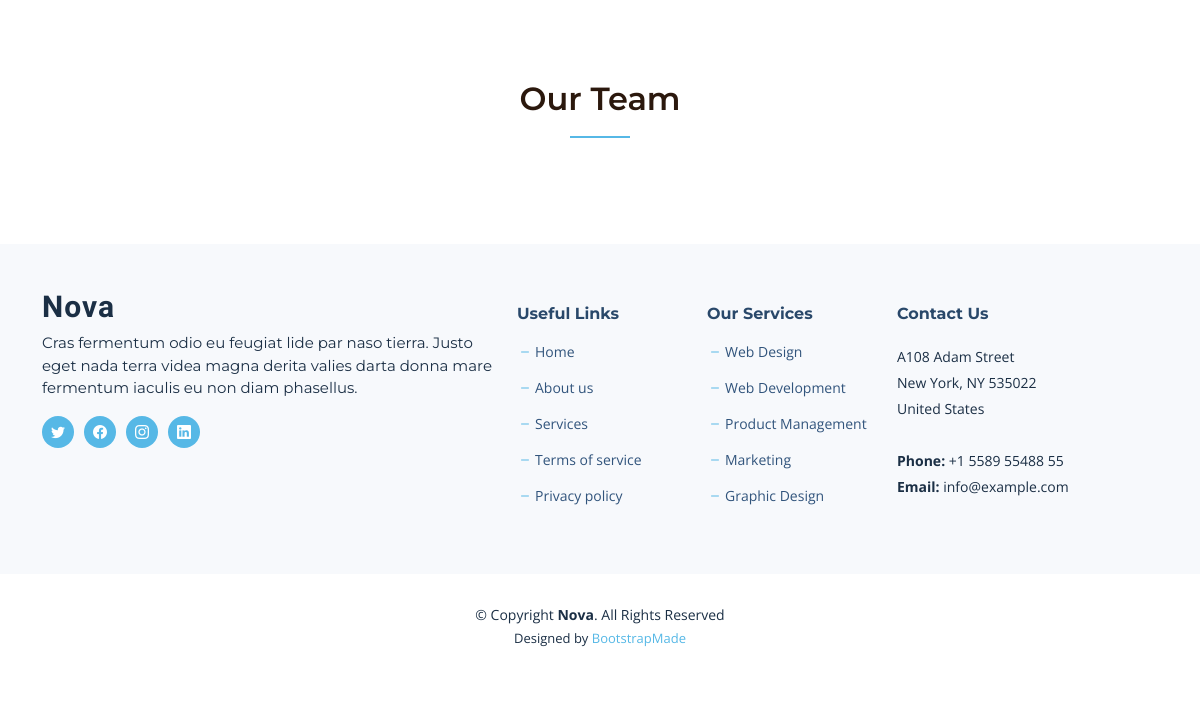
Before: /team/ with the older database file.
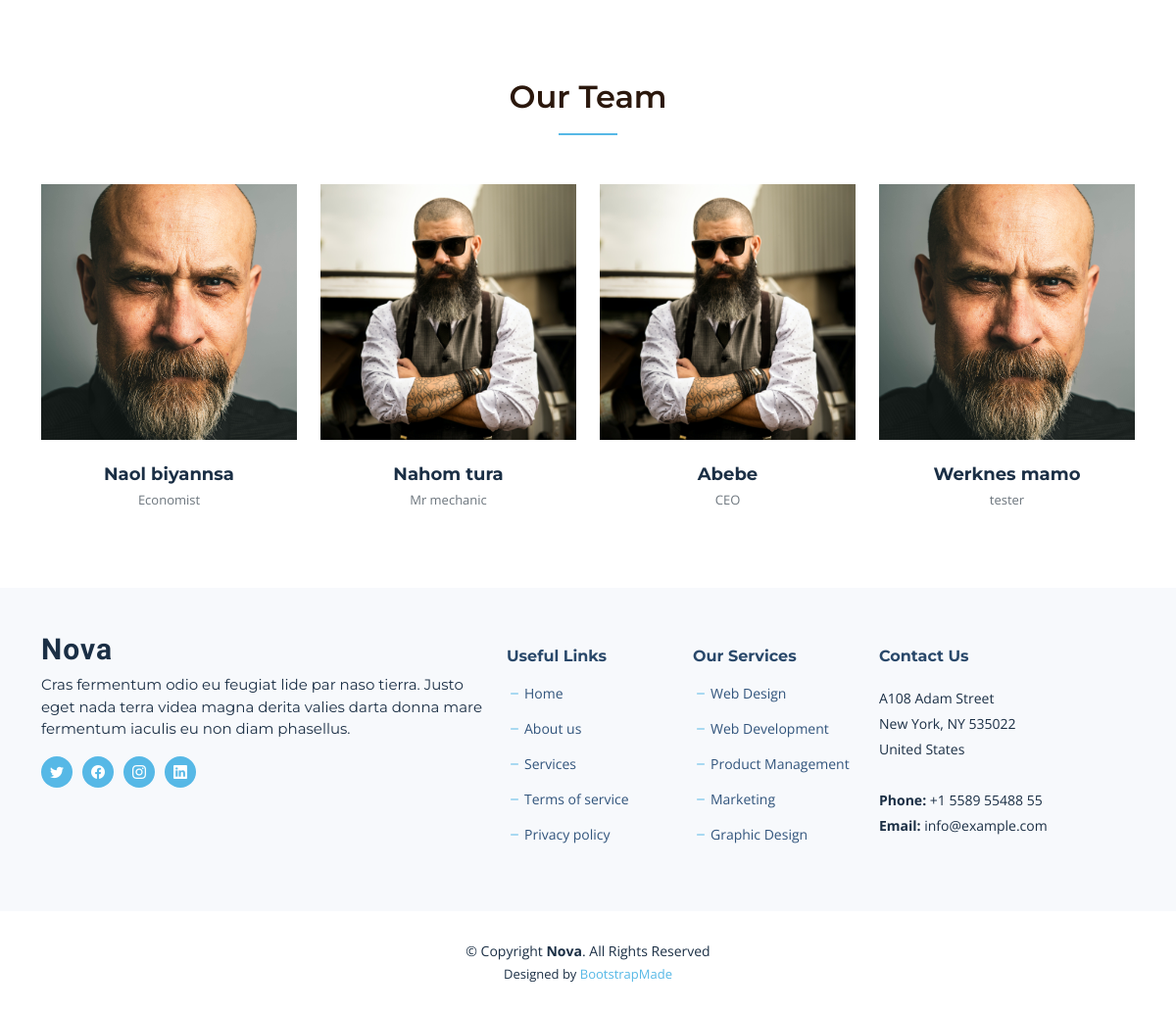
After: the same page with the newer database file.
### my_app/models.py (models this page shows, shortened)
class Team_model(models.Model):
    image = models.ImageField(blank=True, null=True, upload_to='team/')
    name = models.CharField(max_length=50)
    position = models.CharField(max_length=100,blank=True, null=True)
    twitter = models.CharField(max_length=100,blank=True, null=True)
    facebook = models.CharField(max_length=100,blank=True, null=True)
    instagram = models.CharField(max_length=100,blank=True, null=True)
    linkedin = models.CharField(max_length=100,blank=True, null=True)

### my_app/views.py (the view)
# urls.py: path('team/', Team_view , name = 'team_url'),
def Team_view(request):
    return render (request,'team.html')

### my_app/context_processors.py (called while the page is built)
def why_choose_us_cp(request):
    why_choose_us_data = Why_choose_us_model.objects.all()
    return {'why_choose_us_cp': why_choose_us_data}

def About_cp(request):
    About_data = About_model.objects.first()
    return {'About_cp': About_data}

def service_cp(request):
    service_data = Service_model.objects.all()
    return {'service_cp': service_data}

def team_cp(request):
    team_data = Team_model.objects.all()
    return {'team_cp': team_data}

### my_app/templates/team.html (shortened to what this page needs)
{% extends 'base.html' %}
{% load static %}
{% block content %}
    {% include 'team_section.html' %}
{% endblock %}

### my_app/templates/base.html (shortened to what this page needs)
{% load static %}
<!DOCTYPE html>
<html lang="en">
<head>
<link href="{% static 'assets/vendor/bootstrap/css/bootstrap.min.css' %}" rel="stylesheet">
<link href="{% static 'assets/vendor/bootstrap-icons/bootstrap-icons.css' %}" rel="stylesheet">
<link href="{% static 'assets/vendor/aos/aos.css' %}" rel="stylesheet">
<link href="{% static 'assets/vendor/glightbox/css/glightbox.min.css' %}" rel="stylesheet">
<link href="{% static 'assets/vendor/swiper/swiper-bundle.min.css' %}" rel="stylesheet">
<link href="{% static 'assets/vendor/remixicon/remixicon.css' %}" rel="stylesheet">
<link href="{% static 'assets/css/main.css' %}" rel="stylesheet">
</head>
<body class="page-about">
  <header id="header" class="header d-flex align-items-center fixed-top">
    <div class="container-fluid container-xl d-flex align-items-center justify-content-between">
      <a href="index.html" class="logo d-flex align-items-center">
        <h1 class="d-flex align-items-center">Nova</h1>
      </a>
      <i class="mobile-nav-toggle mobile-nav-show bi bi-list"></i>
    </div>
  </header>
      <main id="main">
        {% block content %}{% endblock %}
      </main>
  <footer id="footer" class="footer">
    <div class="footer-content">
      <div class="container">
        <div class="row gy-4">
          <div class="col-lg-5 col-md-12 footer-info">
            <a href="index.html" class="logo d-flex align-items-center">
              <span>Nova</span>
            </a>
            <p>Cras fermentum odio eu feugiat lide par naso tierra. Justo eget nada terra videa magna derita valies darta donna mare fermentum iaculis eu non diam phasellus.</p>
            <div class="social-links d-flex  mt-3">
              <a href="#" class="twitter"><i class="bi bi-twitter"></i></a>
              <a href="#" class="facebook"><i class="bi bi-facebook"></i></a>
              <a href="#" class="instagram"><i class="bi bi-instagram"></i></a>
              <a href="#" class="linkedin"><i class="bi bi-linkedin"></i></a>
            </div>
          </div>
          <div class="col-lg-2 col-6 footer-links">
            <h4>Useful Links</h4>
            <ul>
              <li><i class="bi bi-dash"></i> <a href="#">Home</a></li>
              <li><i class="bi bi-dash"></i> <a href="#">About us</a></li>
              <li><i class="bi bi-dash"></i> <a href="#">Services</a></li>
              <li><i class="bi bi-dash"></i> <a href="#">Terms of service</a></li>
              <li><i class="bi bi-dash"></i> <a href="#">Privacy policy</a></li>
            </ul>
          </div>
          <div class="col-lg-2 col-6 footer-links">
            <h4>Our Services</h4>
            <ul>
              <li><i class="bi bi-dash"></i> <a href="#">Web Design</a></li>
              <li><i class="bi bi-dash"></i> <a href="#">Web Development</a></li>
              <li><i class="bi bi-dash"></i> <a href="#">Product Management</a></li>
              <li><i class="bi bi-dash"></i> <a href="#">Marketing</a></li>
              <li><i class="bi bi-dash"></i> <a href="#">Graphic Design</a></li>
            </ul>
          </div>
          <div class="col-lg-3 col-md-12 footer-contact text-center text-md-start">
            <h4>Contact Us</h4>
            <p>
              A108 Adam Street <br>
              New York, NY 535022<br>
              United States <br><br>
              <strong>Phone:</strong> +1 5589 55488 55<br>
              <strong>Email:</strong> info@example.com<br>
            </p>
          </div>
        </div>
      </div>
    </div>
    <div class="footer-legal">
      <div class="container">
        <div class="copyright">
          &copy; Copyright <strong><span>Nova</span></strong>. All Rights Reserved
        </div>
        <div class="credits">
          Designed by <a href="https://bootstrapmade.com/">BootstrapMade</a>
        </div>
      </div>
    </div>
  </footer>
</body>
</html>

### my_app/templates/team_section.html (shortened to what this page needs)
{% block team_section %}
    <section id="team" class="team" >
        <div class="container" data-aos="fade-up">
            <div class="section-header">
                <h2>Our Team</h2>
            </div>
            <div class="row gy-4">
                {% for item in team_cp %}
                <div class="col-lg-3 col-md-6" data-aos="fade-up" data-aos-delay="100">
                    <div class="team-member">
                        <div class="member-img">
                            <img src="{{ item.image.url }}" class="img-fluid" alt="">
                        </div>
                        <div class="member-info">
                            <h4>{{ item.name }}</h4>
                            <span>{{ item.position }}</span>
                        </div>
                    </div>
                </div>
                {% endfor %}
            </div>
        </div>
    </section>
{% endblock %}

### static/assets/css/main.css (style rules this page uses)
:root { --font-default: "Open Sans", system-ui, -apple-system, "Segoe UI", Roboto, "Helvetica Neue", Arial, "Noto Sans", "Liberation Sans", sans-serif, "Apple Color Emoji", "Segoe UI Emoji", "Segoe UI Symbol", "Noto Color Emoji"; --font-primary: "Montserrat", sans-serif; --font-secondary: "Raleway", sans-serif; }
:root { --color-default: #2b180d; --color-primary: #56b8e6; --color-secondary: #1b2f45; }
:root { scroll-behavior: smooth; }
body { font-family: var(--font-default); color: var(--color-default); }
a { color: var(--color-primary); text-decoration: none; transition: 0.3s; }
h1, h2, h3, h4, h5, h6 { font-family: var(--font-primary); }
section { overflow: hidden; padding: 80px 0; }
.section-header { text-align: center; padding-bottom: 30px; }
.section-header h2 { font-size: 32px; font-weight: 600; margin-bottom: 20px; padding-bottom: 20px; position: relative; }
.section-header h2:after { content: ""; position: absolute; display: block; width: 60px; height: 2px; background: var(--color-primary); left: 0; right: 0; bottom: 0; margin: auto; }
.header { transition: all 0.5s; z-index: 997; padding: 24px 0; }
@media (max-width: 1200px) { .header { padding: 12px 0; } }
.header .logo h1 { font-size: 30px; font-weight: 700; color: #fff; font-family: var(--font-secondary); margin: 0; }
@media (max-width: 1279px) { .mobile-nav-show { color: rgba(255, 255, 255, 0.9); font-size: 28px; cursor: pointer; line-height: 0; transition: 0.5s; } }
.team .team-member { overflow: hidden; background: #fff; }
.team .team-member .member-img { position: relative; overflow: hidden; }
.team .team-member .member-info { padding: 25px 15px 0 15px; text-align: center; }
.team .team-member .member-info h4 { font-weight: 700; margin-bottom: 5px; font-size: 18px; color: var(--color-secondary); }
.team .team-member .member-info span { display: block; font-size: 13px; font-weight: 400; color: #6c757d; }
.footer { font-size: 14px; }
.footer .footer-content { background-color: #f7f9fc; background-size: contain; padding: 60px 0 30px 0; }
.footer .footer-content .footer-info { margin-bottom: 30px; }
.footer .footer-content .footer-info .logo { line-height: 0; margin-bottom: 25px; }
.footer .footer-content .footer-info .logo span { font-size: 30px; font-weight: 700; letter-spacing: 1px; color: var(--color-secondary); font-family: var(--font-secondary); margin-top: 3px; }
.footer .footer-content .footer-info p { font-size: 15px; margin-bottom: 0; font-family: var(--font-primary); color: var(--color-secondary); }
.footer .footer-content .social-links a { font-size: 14px; line-height: 0; display: inline-block; width: 32px; height: 32px; color: rgba(27, 47, 69, 0.5); margin-right: 10px; transition: 0.3s; display: flex; justify-content: center; align-items: center; background-color: var(--color-primary); color: #fff; border-radius: 50px; }
.footer .footer-content h4 { font-size: 16px; font-weight: bold; color: #29486a; position: relative; padding-bottom: 12px; }
.footer .footer-content .footer-links { margin-bottom: 30px; }
.footer .footer-content .footer-links ul { list-style: none; padding: 0; margin: 0; }
.footer .footer-content .footer-links ul i { margin-right: 2px; color: var(--color-primary); font-size: 16px; line-height: 0; }
.footer .footer-content .footer-links ul li { padding: 10px 0; display: flex; align-items: center; }
.footer .footer-content .footer-links ul li:first-child { padding-top: 0; }
.footer .footer-content .footer-links ul a { color: #31547c; transition: 0.3s; display: inline-block; line-height: 1; }
.footer .footer-content .footer-contact p { line-height: 26px; color: var(--color-secondary); }
.footer .footer-legal { background: #fff; padding: 30px 0; }
.footer .footer-legal .copyright { text-align: center; color: var(--color-secondary); }
.footer .footer-legal .credits { padding-top: 4px; text-align: center; font-size: 13px; color: var(--color-secondary); }

Changed rows visible on the page:
added Team_model: image (picture), name "Naol biyannsa", position "Economist"
added Team_model: image (picture), name "Nahom tura", position "Mr mechanic"
added Team_model: image (picture), name "Abebe", position "CEO"
added Team_model: image (picture), name "Werknes mamo", position "tester"
